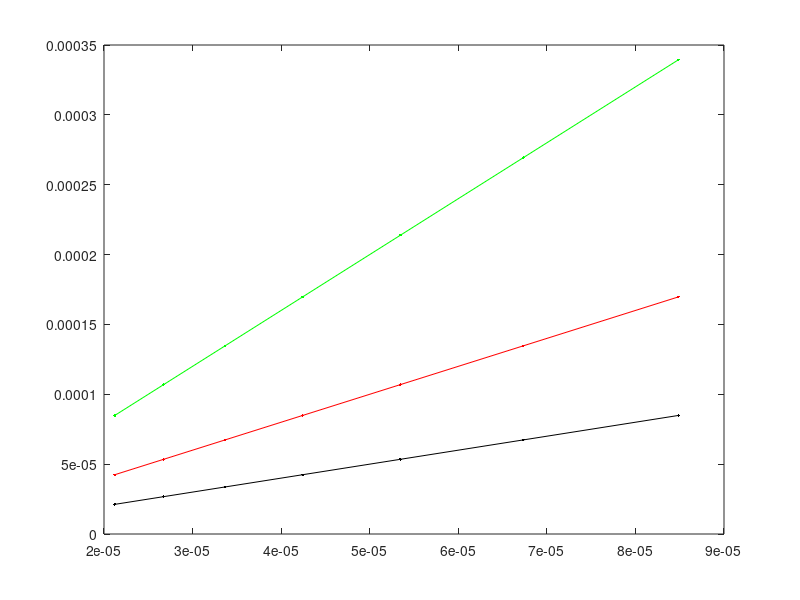
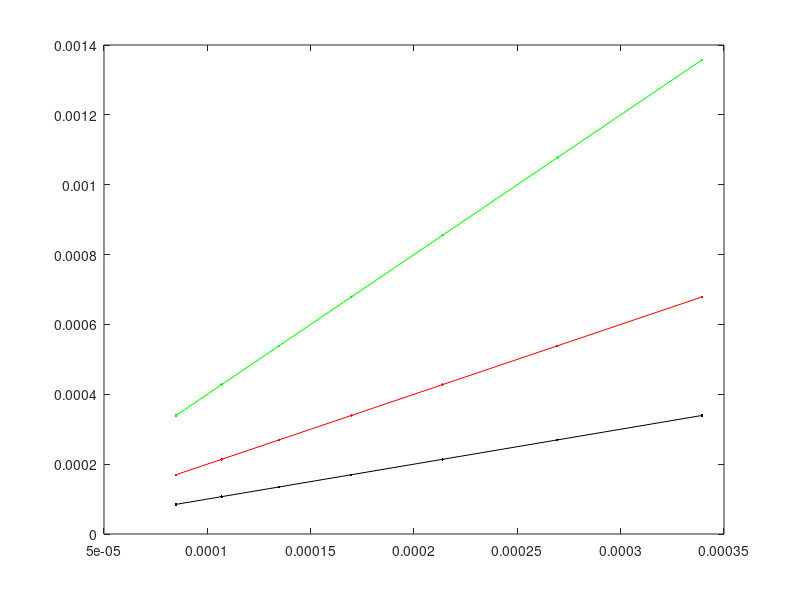

MATLAB code to generate these figures, in order:

 lowguess=[0.00003, 0.00012];
 medguess=[2*0.00003, 2*0.00012];
 highguess=[4*0.00003, 4*0.00012];

 for kk=1:2
%         tmp=thresholdguess(kk)/sqrt(10);
%         values(kk,:)=logspace(log10(tmp),log10(10*tmp),numvalues); % set (n=numvalues) of log-spaced values centered on thresholdguess
        tmp=lowguess(kk);
        highval=log10(tmp)+log10(sqrt(8)); % default 50 
        lowval=log10(tmp)-log10(sqrt(2)); % lowval raised from sqrt(15) to sqrt(5), oct 23, 2013 zh; sqrt2 nov 11, 2013
        lowvals(kk,:)=logspace(lowval,highval,7);
 end 
        
  for kk=1:2
        tmp=medguess(kk);
        highval=log10(tmp)+log10(sqrt(8)); % default 50 
        lowval=log10(tmp)-log10(sqrt(2)); % lowval raised from sqrt(15) to sqrt(5), oct 23, 2013 zh; sqrt2 nov 11, 2013
        medvals(kk,:)=logspace(lowval,highval,7);
  end 
        
  for kk=1:2
        tmp=highguess(kk);
        highval=log10(tmp)+log10(sqrt(8)); % default 50 
        lowval=log10(tmp)-log10(sqrt(2)); % lowval raised from sqrt(15) to sqrt(5), oct 23, 2013 zh; sqrt2 nov 11, 2013
        highvals(kk,:)=logspace(lowval,highval,7);
  end
 
  
  figure; % low noise level
  plot(lowvals(1,:), lowvals(1,:), 'k.-') % unity line
  hold on
  plot(lowvals(1,:), medvals(1,:), 'r.-') % low vs. med
  plot(lowvals(1,:), highvals(1,:), 'g.-') % low vs. high
  
   figure; % high noise level
  plot(lowvals(2,:), lowvals(2,:), 'k.-') % unity line
  hold on
  plot(lowvals(2,:), medvals(2,:), 'r.-') % low vs. med
  plot(lowvals(2,:), highvals(2,:), 'g.-') % low vs. high
  